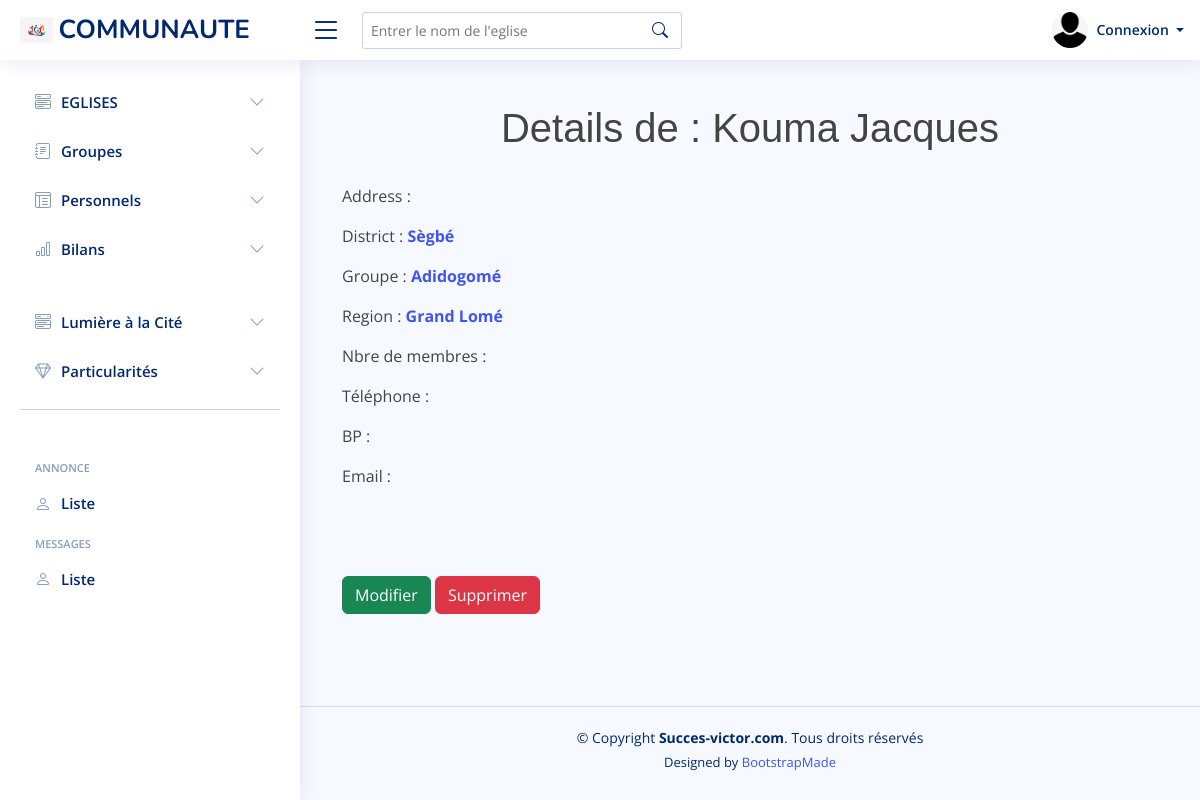
Screenshot of /adultes/adutle/1 with the database file from the repository.
### Adultes/models.py (models this page shows, shortened)
class Adulte(models.Model):
    nom = models.CharField(max_length=100)
    prenom = models.CharField(max_length=100)
    date_de_naissance = models.DateField(max_length=150, auto_now_add=False)
    lieu_de_naissance = models.CharField(max_length=150)
    eglise = models.ForeignKey(Eglise, on_delete=models.CASCADE)
    profession = models.CharField(max_length=150)
    sexe = models.CharField(max_length=150)
    status_matrimoniale = models.CharField(max_length=150, blank=True)
    groupe_sanguin = models.CharField(max_length=25, blank=True)
    rhesus = models.CharField(max_length=10, blank=True)
    role_dans_leglise = models.CharField(max_length=70, blank=True)
    contact = models.CharField(max_length=150, blank=True)
    contact_whatsapp = models.CharField(max_length=150, blank=True, null=True)
    annee_de_conversion = models.CharField(max_length=150, blank=True)
    baptiser = models.CharField(max_length=150, blank=True)
    annee_de_bapteme = models.CharField(max_length=150, blank=True)
    nombre_d_enfant = models.CharField(max_length=150, blank=True)
    description_sur_vous_et_votre_famille = models.TextField(blank=True)
    adulte_image = models.ImageField(blank=True, null=True, upload_to='images/adulte')
    publish = models.DateTimeField(default=timezone.now)
    created = models.DateTimeField(auto_now_add=True)
    updated = models.DateTimeField(auto_now=True)
    auteur = models.ForeignKey(User, on_delete=models.CASCADE)
    def __str__(self):
        return f"{self.nom} {self.prenom}"

### Eglises/models.py (models this page shows, shortened)
class Eglise(models.Model):
    auteur = models.ForeignKey(User, on_delete=models.CASCADE)
    nom = models.CharField(max_length=100)
    nom_du_pasteur = models.CharField(max_length=100, blank=True)
    nom_du_pasteur_adjoin = models.CharField(max_length=100, blank=True)
    nom_du_dirigeant_des_jeunes = models.CharField(max_length=100, blank=True)
    nom_du_dirigeant_adjoin_des_jeunes = models.CharField(max_length=100, blank=True)
    nom_du_dirigeant_des_enfants = models.CharField(max_length=100, blank=True)
    nom_du_dirigeant_adjoin_des_enfants = models.CharField(max_length=100, blank=True)
    region = models.CharField(max_length=100)
    groupe = models.CharField(max_length=100)
    ville = models.CharField(max_length=250, blank=True)
    nombre_de_membres = models.IntegerField(blank=True, null=True)
    telephone = models.IntegerField(blank=True, null=True)
    bp = models.CharField(max_length=200, blank=True, null=True)
    email = models.EmailField(blank=True)
    description = models.TextField(blank=True)
    header_image = models.ImageField(blank=True, null=True, upload_to='images/header')
    body_image = models.ImageField(blank=True, null=True, upload_to='images/Body')
    body_image1 = models.ImageField(blank=True, null=True, upload_to='images/Body')
    publish = models.DateTimeField(default=timezone.now)
    created = models.DateTimeField(auto_now_add=True)
    updated = models.DateTimeField(auto_now=True)
    def __str__(self):
        return self.nom

### Adultes/views.py (the view)
# urls.py: path('adutle/<int:pk>', AdulteDetails.as_view(), name='adulte_details'),
class AdulteDetails(DetailView):
    model = Adulte
    template_name = 'Adultes/adulte_details.html'

### Adultes/templates/Adultes/adulte_details.html
{% extends 'base.html' %}
{% block gestion %} <br>
    <h1>Details de : {{adulte}} </h1>
    <br>
    <div class="container">
        <p>Address : <strong>{{adulte.adresse}}</strong> </p>
        <p>District : <a href="{% url 'adulte_district' adulte.eglise.pk %}"><strong>{{adulte.eglise}}</strong></a>  </p>
        <p>Groupe : <a href="{% url 'adulte_groupe' adulte.eglise.groupe %}"><strong>{{adulte.eglise.groupe}}</strong></a> </p>
        <p>Region : <a href="{% url 'adulte_region' adulte.eglise.region %}"><strong>{{adulte.eglise.region}}</strong></a> </p>
        <p>Nbre de membres : <strong>{{adulte.nombre_de_membres}}</strong> </p>
        <p>Téléphone : <strong>{{adulte.telephone}}</strong> </p>
        <p>BP : <strong>{{adulte.bp}}</strong> </p>
        <p>Email : <strong>{{adulte.email}}</strong> </p>
        <br><br><br>
        <a href="{% url 'edit_adulte' adulte.pk %}" class="btn btn-success">Modifier</a>
        <a href="{% url 'delete_adulte' adulte.pk %}" class="btn btn-danger">Supprimer</a>
    </div>
    <br><br><br>
{% endblock %}

### static/assets/css/style.css (style rules this page uses)
:root { scroll-behavior: smooth; }
body { font-family: "Open Sans", sans-serif; background: #f6f9ff; color: #444444; }
a { color: #4154f1; text-decoration: none; }
h1, h2, h3, h4, h5, h6 { font-family: "Nunito", sans-serif; }

### static/css/main.css (style rules this page uses)
h1 { text-align: center; font-family: "Trebuchet MS", "Lucida Sans Unicode", "Lucida Grande", "Lucida Sans", Arial, sans-serif; text-shadow: 2px 1px 3px white; }

### rows the page displays
Adulte: nom+prenom "Kouma Jacques", eglise "Sègbé", eglise.groupe "Adidogomé", eglise.region "Grand Lomé"
